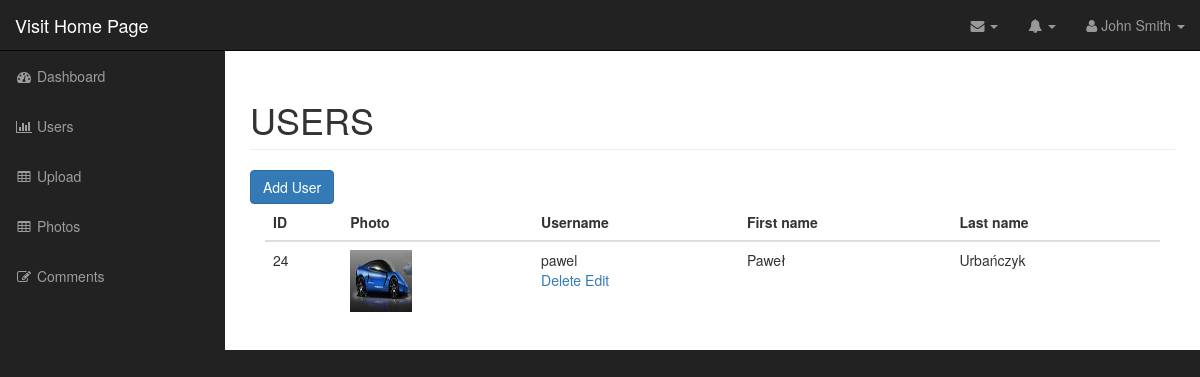
The page /admin/users.php (signed in) on the database its author committed.
### tables this page shows
CREATE TABLE `users` (
  `id` int(11) NOT NULL,
  `username` varchar(255) NOT NULL,
  `password` varchar(255) NOT NULL,
  `first_name` varchar(255) NOT NULL,
  `last_name` varchar(255) NOT NULL,
  `user_image` varchar(255) NOT NULL
);

### admin/includes/database.php (called while the page is built, shortened)
<?php
class Database {
    public $connection;
    public function open_db_connection(){
        $this->connection = new mysqli(DB_HOST,DB_USER,DB_PASS, DB_NAME);
    }
    public function query($sql){
        $result = $this->connection->query($sql);
        return $result;
    }
}
$database = new Database();
?>

### admin/includes/db_object.php (called while the page is built, shortened)
<?php
class Db_object {
    protected static $db_table = "users";
    public static function find_all(){
        return static::find_by_query("SELECT * FROM " .static::$db_table . " ");
    }
    public static function find_by_query($sql){
        global $database;
        $result_set = $database->query($sql);
        $the_object_array = array();
        while ($row = mysqli_fetch_array($result_set)){
            $the_object_array[] = static::instantion($row);
        }
        return $the_object_array;
    }
    public static function instantion($the_record){
        $the_object = new $calling_class;
        foreach ($the_record as $the_attribute => $value){
            if($the_object->has_the_attribute($the_attribute)){
                $the_object->$the_attribute = $value;
            }
        }
        return $the_object;
    }
    private function has_the_attribute($the_attribute){
        $object_properties = get_object_vars($this);
        return array_key_exists($the_attribute, $object_properties);
    }
}
?>

### admin/includes/user.php (called while the page is built, shortened)
<?php
class User extends Db_object {
    public $user_image;
    public $upload_directory = "images";
    public $image_placeholder = "http://placehold.it/400x400&text=image";
    public function image_path_and_placeholder(){
        return empty($this->user_image) ? $this->image_placeholder : $this->upload_directory.DS.$this->user_image;
    }
}
?>

### admin/users.php (the view, shortened to what this page needs)
<?php include("includes/header.php"); ?>
<?php
$users = User::find_all();
?>
    <nav class="navbar navbar-inverse navbar-fixed-top" role="navigation">
        <?php include ("includes/top_nav.php");?>
        <?php include ("includes/side_nav.php");?>
    </nav>
    <div id="page-wrapper">
        <div class="container-fluid">
            <div class="row">
                <div class="col-lg-12">
                    <h1 class="page-header">
                        USERS
                    </h1>
                    <a href="add_user.php" class="btn btn-primary">Add User</a>
                    <div class="col-md-12">
                        <table class="table table-hover">
                            <thead>
                            <tr>
                                <th>ID</th>
                                <th>Photo</th>
                                <th>Username</th>
                                <th>First name</th>
                                <th>Last name</th>
                            </tr>
                            </thead>
                            <tbody>
                            <?php foreach ($users as $user) :?>
                                <tr>
                                    <td><?php echo $user->id; ?></td>
                                    <td>
                                        <img class="admin-user-thumbnail user_image" src="<?php echo $user->image_path_and_placeholder(); ?>" alt="">
                                    </td>
                                    <td><?php echo $user->username; ?>
                                        <div class="action_links">
                                            <a class="delete_link" href="delete_user.php?id=<?php echo $user->id; ?>">Delete</a>
                                            <a href="edit_user.php?id=<?php echo $user->id; ?>">Edit</a>
                                        </div>
                                    </td>
                                    <td><?php echo $user->first_name; ?></td>
                                    <td><?php echo $user->last_name; ?></td>
                                </tr>
                            <?php endforeach; ?>
                            </tbody>
                        </table>
                    </div>
                </div>
            </div>
        </div>
    </div>
<?php include("includes/footer.php"); ?>

### admin/css/sb-admin.css (style rules this page uses)
body { margin-top: 100px; background-color: #222; }
@media (min-width:768px) { body { margin-top: 50px; } }
#page-wrapper { width: 100%; padding: 0; background-color: #fff; }
@media (min-width:768px) { #page-wrapper { padding: 10px; } }

### admin/css/styles.css (style rules this page uses)
.user_image { width: 62px; height: 62px; }

### rows shown on the page
users: id "24", user_image (picture), username "pawel", first_name "Paweł", last_name "Urbańczyk"
